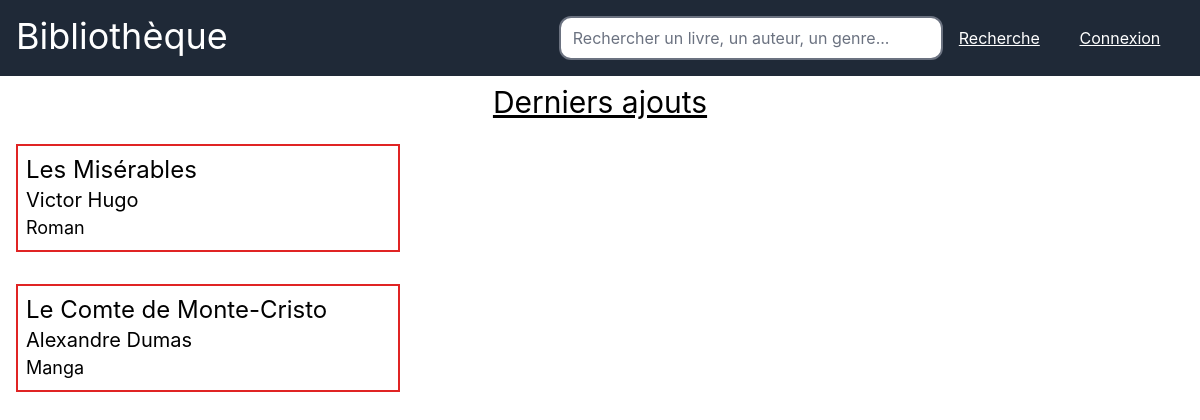
/last_books.php, run on an earlier commit of the app's database.
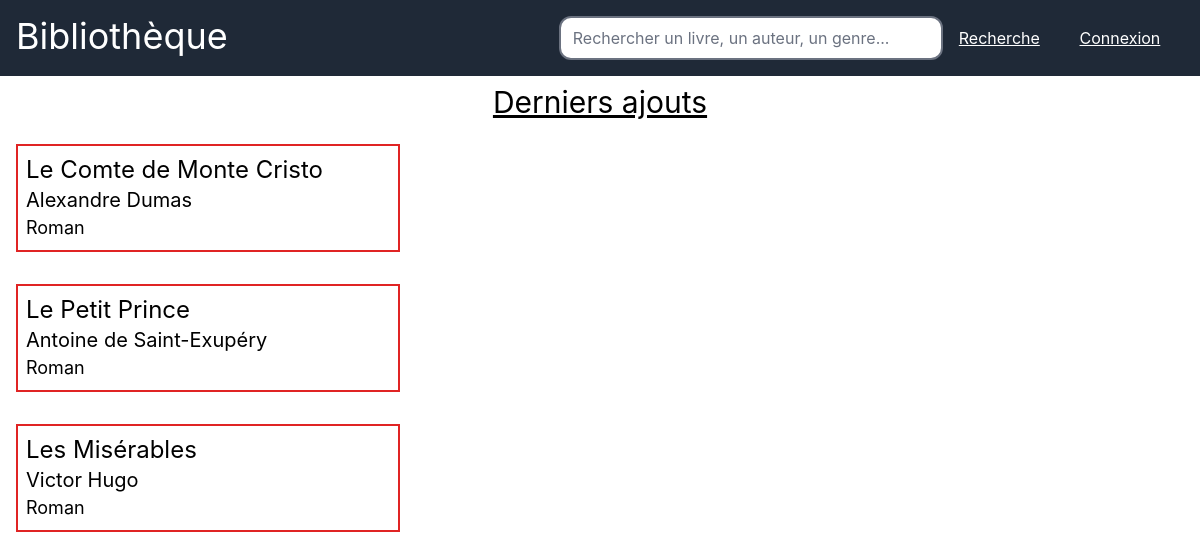
And on a later commit of the database.
### tables this page shows
CREATE TABLE `livre` (
  `id_livre` int(10) NOT NULL,
  `nom_livre` varchar(255) DEFAULT NULL,
  `genre_livre` varchar(255) DEFAULT NULL,
  `auteur_livre` varchar(255) DEFAULT NULL,
  `annee_livre` int(10) DEFAULT NULL,
  `tome_livre` int(10) DEFAULT NULL,
  `etat_livre` varchar(255) NOT NULL DEFAULT 'Disponible',
  `date_retour` date DEFAULT (curdate() + interval 7 day),
  `date_emprunt` date DEFAULT curdate()
);

### src/last_books.php (the view, shortened to what this page needs)
<?php
require_once "includes/dbh.inc.php";
$query_last_books = "SELECT * FROM livre ORDER BY id_livre DESC LIMIT 5";
$stmt_last_books = $pdo->prepare($query_last_books);
$stmt_last_books->execute();
$last_books = $stmt_last_books->fetchAll();
?>
<!DOCTYPE html>
<html lang="en">
<head>
    <link rel="stylesheet" href="output.css">
    <link href="https://cdnjs.cloudflare.com/ajax/libs/flowbite/2.3.0/flowbite.min.css" rel="stylesheet" />
</head>
<body class="text-black">
    <header class="flex bg-gray-800 text-white p-4">
        <div class="flex w-full">
            <a href="index.php">
                <h1 class="text-4xl flex justify-center items-center"> Bibliothèque </h1>
            </a>
        </div>
        <div class="flex w-full justify-end items-center">
            <form class="flex" action="search_book.php" method="post">
                <input class="w-96 border-2 text-black rounded-xl border-black" type="text" name="key" placeholder="Rechercher un livre, un auteur, un genre...">
                <button class="mx-4 underline hover:font-bold" type="submit" name="submit">Recherche</button>
            </form>
        </div>
        <div class="flex w-72 justify-center items-center">
            <div class="flex flex-col">
                <?php
                if (isset($_SESSION["user_username"])) {
                    echo '<form action="includes/logout.inc.php" method="post">';
                    echo '<h1 class="font-title text-sm">' .   "Bonjour, " . $_SESSION["user_username"] . '</h1>';
                    echo '<button type="submit" class="underline hover:font-bold">Se déconnecter</button>';
                    echo '</form>';
                } else {
                    echo '<a class="flex underline hover:text-red-600  justify-center items-center" href="includes/users/login.php">Connexion</a>';
                }
                ?>
            </div>
        </div>
    </header>
    <div class="flex flex-col w-auto h-auto">
        <h1 class=" flex justify-center items-center text-3xl py-2 w-auto underline">Derniers ajouts</h1>
        <div class="flex flex-col">
            <?php
            foreach ($last_books as $book) {
                echo '<div class="flex m-4 p-2 w-96 border-2 border-red-600 flex-col">';
                echo '<h1 class="text-2xl">' . $book["nom_livre"] . '</h1>';
                echo '<h1 class="text-xl">' . $book["auteur_livre"] . '</h1>';
                echo '<h1 class="text-lg">' . $book["genre_livre"] . '</h1>';
                echo '</div>';
            }
            ?>
        </div>
    </div>
</body>
</html>

What changed in the data, as far as the page shows it:
removed livre: nom_livre "Le Comte de Monte-Cristo", auteur_livre "Alexandre Dumas", genre_livre "Manga"
added livre: nom_livre "Le Comte de Monte Cristo", auteur_livre "Alexandre Dumas", genre_livre "Roman"
added livre: nom_livre "Le Petit Prince", auteur_livre "Antoine de Saint-Exupéry", genre_livre "Roman"
